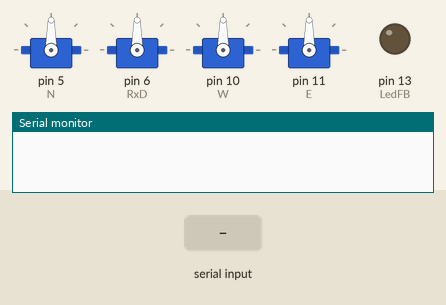
Recording of a sketch running on a simulated Arduino Uno, built with avr-gcc and run on an emulated ATmega328P. On the bench: 4 × servo, output pins drawn as LEDs (lit = HIGH), the last lines printed to the serial monitor. The test bench sets the inputs (shaded band).

Above: at 1.3 s.
1.4 s: "L" received over Serial
At 2.1 s:
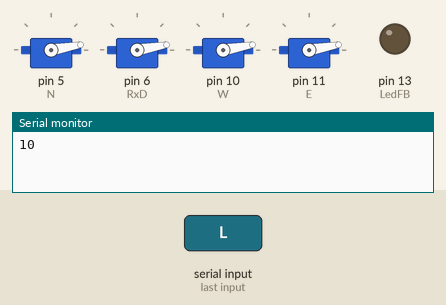
2.9 s: "F" received over Serial
At 3.3 s:
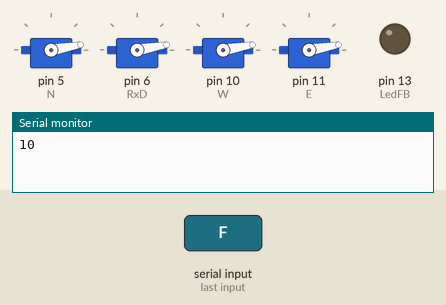
4.5 s: "L" received over Serial
At 5.7 s:
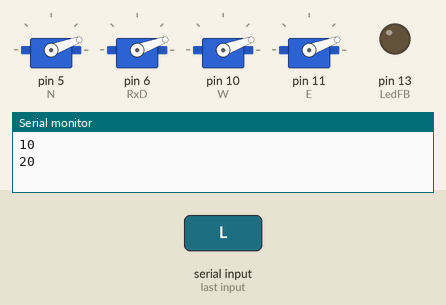
6.0 s: "N" received over Serial
At 6.8 s:
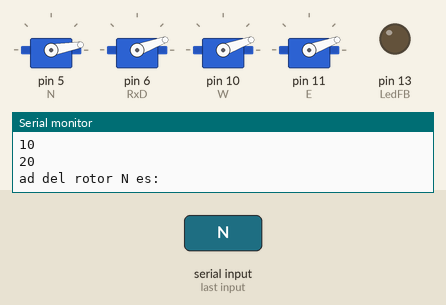
7.5 s: "S" received over Serial
At 8.0 s:
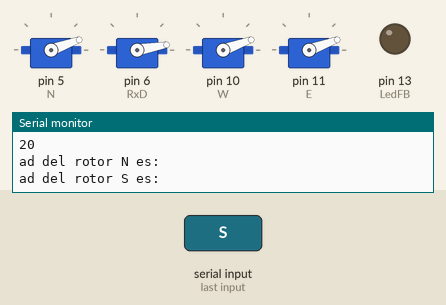
9.0 s: "W" received over Serial
At 10.3 s:
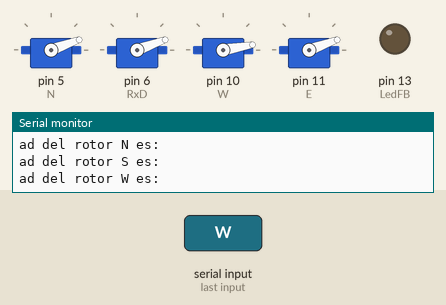
Timing chart, 0 to 11.5 s (numbered marks = the images above; inputs shaded):
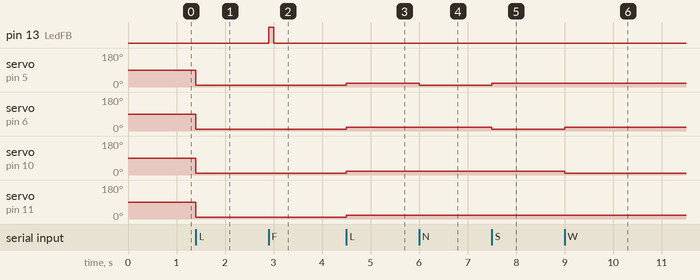

Measured:
- after the input at 1.4 s, servo on pin 5 (N), servo on pin 6 (RxD), servo on pin 10 (W), servo on pin 11 (E): 90° → 10° at once
- after the input at 2.9 s, pin 13 (LedFB): LOW → HIGH at once, → LOW 0.10 s later
- after the input at 4.5 s, servo on pin 5 (N), servo on pin 6 (RxD), servo on pin 10 (W), servo on pin 11 (E): 10° → 20° at once
- after the input at 6.0 s, servo on pin 5 (N): 20° → 10° at once
- after the input at 7.5 s, servo on pin 5 (N): 10° → 20° at once; servo on pin 6 (RxD): 20° → 10° at once
- after the input at 9.0 s, servo on pin 6 (RxD): 10° → 20° at once; servo on pin 10 (W): 20° → 10° at once

The sketch:

DronController.ino
```cpp
/*


*/

#include <SoftwareSerial.h> //Software Serial Port
#include <Servo.h>

#define RxD 6 // This is the pin that the Bluetooth (BT_TX) will transmit to the Arduino (RxD)
#define TxD 7 // This is the pin that the Bluetooth (BT_RX) will receive from the Arduino (TxD)

#define DEBUG_ENABLED 1

// Aqui van los Pines (ints)

// Los rotores

Servo N, S, W, E;
char* rotor[]={"N","S","W","E"};

  int Nspeed;
  int Sspeed;
  int Wspeed;
  int Espeed;

// El LED de Feedback

int LedFB = 13;

//La velocidad

int vspeed = 0;

// Y el bluetooth

//SoftwareSerial blueToothSerial(RxD,TxD);

//Las entradas y salidas

char BTin;
char BTout;
char SERIALin;
char SERIALout;

/*----------------------SETUP----------------------------*/
void setup()
{

 Serial.begin(9600); // Allow Serial communication via USB cable to computer (if required)
 pinMode(RxD, INPUT); // Setup the Arduino to receive INPUT from the bluetooth shield on Digital Pin 6
 pinMode(TxD, OUTPUT); // Setup the Arduino to send data (OUTPUT) to the bluetooth shield on Digital Pin 7

 pinMode(LedFB ,OUTPUT); // El LED de FeedBack

//Los rotores controlados por ESC

 N.attach(5); // El rotor norte
 S.attach(6); // El rotor sur
 W.attach(10); // El rotor oeste
 E.attach(11); // El rotor este

 delay(100);

 //setupBlueToothConnection(); //Used to initialise the Bluetooth shield


}

/*-------------------------------------LOOP--------------------------------------------*/
void loop()

{
if(Serial.available()) { // Detecta si hay señal Bluetooth

  //Esto crea una linea en el monitor serial de lo que dice el teléfono.

  //BTin = blueToothSerial.read();
  BTin = Serial.read();
  //SERIALin = Serial.read();

  //Código de los rotores

  if (BTin == 'L') { // Subir
   setRotorsSpeedMore();
  }
  if (BTin == 'B') { // Bajar
   setRotorsSpeedLess();
  }
  if (BTin == 'F') { // FeedBack
   LedFeedBack();
  }
  if (BTin == 'N') { // N
   turnN();
  }
  if (BTin == 'S') { // S
   turnS();
  }
  if (BTin == 'W') { // W
   turnW();
  }
  if (BTin == 'E') { // E
   turnE();
  }

  } // IF Señal

} // Loop

void serialEvent()

{

}

//----------------------------------------- FUNCIONES --------------------------------------------------------------------//

// Aqui va las funciones de los motores

void land() //Aterrizaje
{

  Nspeed = 80;
  Sspeed = 80;
  Wspeed = 80;
  Espeed = 80;

  N.write(Nspeed);
  S.write(Sspeed);
  W.write(Wspeed);
  E.write(Espeed);

 // delay(10000); // Espera 10 segundos
 Serial.println("Aterrijaze");

}

void setRotorsSpeedMore()

{

 if (vspeed < 180)
 {
  vspeed = vspeed + 10; //Aqui resta uno menos a vspeed
 }


 Nspeed = vspeed;
 Sspeed = vspeed;
 Wspeed = vspeed;
 Espeed = vspeed;

 N.write(Nspeed);
 S.write(Sspeed);
 W.write(Wspeed);
 E.write(Espeed);

 Serial.println(vspeed);

}

void setRotorsSpeedLess()

{
 if (vspeed > 0)
 {
  vspeed = vspeed - 10; //Aqui resta uno menos a vspeed
 }


 Nspeed = vspeed;
 Sspeed = vspeed;
 Wspeed = vspeed;
 Espeed = vspeed;

 N.write(Nspeed);
 S.write(Sspeed);
 W.write(Wspeed);
 E.write(Espeed);

 Serial.println(vspeed);

}

void estabilizar()
{
 Nspeed = vspeed;
 Sspeed = vspeed;
 Wspeed = vspeed;
 Espeed = vspeed;

 N.write(Nspeed);
 S.write(Sspeed);
 W.write(Wspeed);
 E.write(Espeed);
}

void turnN()

{
 estabilizar();

  if (Nspeed =! 0) {Nspeed = vspeed - 10;}
  N.write(Nspeed);

 Serial.println("La velocidad del rotor N es:" + Nspeed);

}
void turnS()

{
  estabilizar();

  if (Sspeed =! 0) {Sspeed = vspeed - 10;}
  S.write(Sspeed);

 Serial.println("La velocidad del rotor S es:" + Sspeed);

}
void turnW()

{
  estabilizar();

  if (Wspeed =! 0) {Wspeed = vspeed - 10;}
  W.write(Wspeed);

 Serial.println("La velocidad del rotor W es:" + Wspeed);

}
void turnE()

{
  estabilizar();

  if (Espeed =! 0) {Espeed = vspeed - 10;}
  E.write(Espeed);

 Serial.println("La velocidad del rotor E es:" + Espeed);

}

void LedFeedBack()

{
  digitalWrite(LedFB, HIGH);
  delay(100);
  digitalWrite(LedFB, LOW);
}
```
